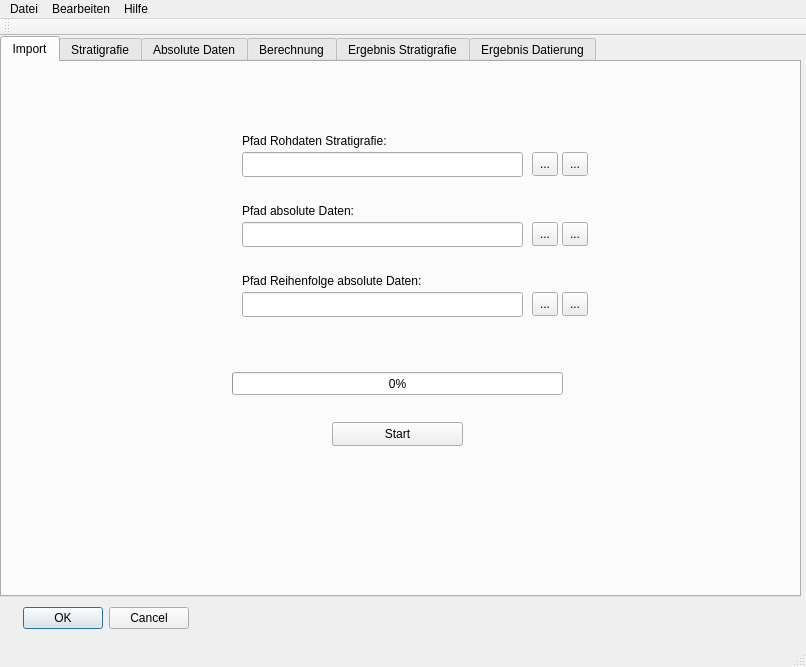
<?xml version="1.0" encoding="UTF-8"?>
<ui version="4.0">
 <class>MainWindow</class>
 <widget class="QMainWindow" name="MainWindow">
  <property name="geometry">
   <rect>
    <x>0</x>
    <y>0</y>
    <width>806</width>
    <height>667</height>
   </rect>
  </property>
  <property name="windowTitle">
   <string>Stratigrafie</string>
  </property>
  <widget class="QWidget" name="centralwidget">
   <widget class="QTabWidget" name="tabWidget">
    <property name="geometry">
     <rect>
      <x>0</x>
      <y>0</y>
      <width>801</width>
      <height>561</height>
     </rect>
    </property>
    <property name="currentIndex">
     <number>0</number>
    </property>
    <widget class="QWidget" name="widget">
     <attribute name="title">
      <string>Import</string>
     </attribute>
     <widget class="QToolButton" name="ausw_dateipfad_abs_daten">
      <property name="geometry">
       <rect>
        <x>530</x>
        <y>160</y>
        <width>26</width>
        <height>24</height>
       </rect>
      </property>
      <property name="toolTip">
       <string>&lt;html&gt;&lt;head/&gt;&lt;body&gt;&lt;p&gt;Select list-file with absolute data&lt;/p&gt;&lt;/body&gt;&lt;/html&gt;</string>
      </property>
      <property name="text">
       <string>...</string>
      </property>
      <property name="icon">
       <iconset theme="document-open">
        <normaloff>.</normaloff>.</iconset>
      </property>
     </widget>
     <widget class="QToolButton" name="tab_pfad_abs_dat_last">
      <property name="geometry">
       <rect>
        <x>560</x>
        <y>160</y>
        <width>26</width>
        <height>24</height>
       </rect>
      </property>
      <property name="toolTip">
       <string>Select file of previous session</string>
      </property>
      <property name="text">
       <string>...</string>
      </property>
      <property name="icon">
       <iconset theme="document-revert">
        <normaloff>.</normaloff>.</iconset>
      </property>
     </widget>
     <widget class="QToolButton" name="tab_pfad_rohdat_last">
      <property name="geometry">
       <rect>
        <x>560</x>
        <y>90</y>
        <width>26</width>
        <height>24</height>
       </rect>
      </property>
      <property name="toolTip">
       <string>&lt;html&gt;&lt;head/&gt;&lt;body&gt;&lt;p&gt;Select file of previous session&lt;/p&gt;&lt;/body&gt;&lt;/html&gt;</string>
      </property>
      <property name="text">
       <string>...</string>
      </property>
      <property name="icon">
       <iconset theme="document-revert">
        <normaloff>.</normaloff>.</iconset>
      </property>
     </widget>
     <widget class="QLineEdit" name="dateipfad_abs_daten">
      <property name="geometry">
       <rect>
        <x>240</x>
        <y>160</y>
        <width>281</width>
        <height>25</height>
       </rect>
      </property>
     </widget>
     <widget class="QLabel" name="label">
      <property name="geometry">
       <rect>
        <x>240</x>
        <y>70</y>
        <width>221</width>
        <height>17</height>
       </rect>
      </property>
      <property name="text">
       <string>Pfad Rohdaten Stratigrafie:</string>
      </property>
     </widget>
     <widget class="QToolButton" name="ausw_dateipfad_rohdaten">
      <property name="geometry">
       <rect>
        <x>530</x>
        <y>90</y>
        <width>26</width>
        <height>24</height>
       </rect>
      </property>
      <property name="toolTip">
       <string>&lt;html&gt;&lt;head/&gt;&lt;body&gt;&lt;p&gt;Select list-file with stratigraphical data&lt;/p&gt;&lt;/body&gt;&lt;/html&gt;</string>
      </property>
      <property name="text">
       <string>...</string>
      </property>
      <property name="icon">
       <iconset theme="document-open">
        <normaloff>.</normaloff>.</iconset>
      </property>
     </widget>
     <widget class="QToolButton" name="ausw_dateipfad_reihenf_abs_daten">
      <property name="geometry">
       <rect>
        <x>530</x>
        <y>230</y>
        <width>26</width>
        <height>24</height>
       </rect>
      </property>
      <property name="toolTip">
       <string>&lt;html&gt;&lt;head/&gt;&lt;body&gt;&lt;p&gt;Select list-file with order of absolute data&lt;/p&gt;&lt;/body&gt;&lt;/html&gt;</string>
      </property>
      <property name="text">
       <string>...</string>
      </property>
      <property name="icon">
       <iconset theme="document-open">
        <normaloff>.</normaloff>.</iconset>
      </property>
     </widget>
     <widget class="QLabel" name="anzeige_arbeitsschritt">
      <property name="geometry">
       <rect>
        <x>370</x>
        <y>290</y>
        <width>191</width>
        <height>20</height>
       </rect>
      </property>
      <property name="text">
       <string/>
      </property>
     </widget>
     <widget class="QLineEdit" name="dateipfad_reihenf_abs_daten">
      <property name="geometry">
       <rect>
        <x>240</x>
        <y>230</y>
        <width>281</width>
        <height>25</height>
       </rect>
      </property>
      <property name="autoFillBackground">
       <bool>false</bool>
      </property>
     </widget>
     <widget class="QLabel" name="label_2">
      <property name="geometry">
       <rect>
        <x>240</x>
        <y>140</y>
        <width>171</width>
        <height>17</height>
       </rect>
      </property>
      <property name="text">
       <string>Pfad absolute Daten:</string>
      </property>
     </widget>
     <widget class="QToolButton" name="tab_pfad_reihenf_last">
      <property name="geometry">
       <rect>
        <x>560</x>
        <y>230</y>
        <width>26</width>
        <height>24</height>
       </rect>
      </property>
      <property name="toolTip">
       <string>Select file of previous session</string>
      </property>
      <property name="text">
       <string>...</string>
      </property>
      <property name="icon">
       <iconset theme="document-revert">
        <normaloff>.</normaloff>.</iconset>
      </property>
     </widget>
     <widget class="QLabel" name="label_3">
      <property name="geometry">
       <rect>
        <x>240</x>
        <y>210</y>
        <width>271</width>
        <height>17</height>
       </rect>
      </property>
      <property name="text">
       <string>Pfad Reihenfolge absolute Daten:</string>
      </property>
     </widget>
     <widget class="QLineEdit" name="dateipfad_rohdaten">
      <property name="geometry">
       <rect>
        <x>240</x>
        <y>90</y>
        <width>281</width>
        <height>25</height>
       </rect>
      </property>
     </widget>
     <widget class="QProgressBar" name="progressBar">
      <property name="geometry">
       <rect>
        <x>230</x>
        <y>310</y>
        <width>331</width>
        <height>23</height>
       </rect>
      </property>
      <property name="value">
       <number>0</number>
      </property>
     </widget>
     <widget class="QToolButton" name="button_start">
      <property name="geometry">
       <rect>
        <x>330</x>
        <y>360</y>
        <width>131</width>
        <height>24</height>
       </rect>
      </property>
      <property name="text">
       <string>Start</string>
      </property>
     </widget>
    </widget>
    <widget class="QWidget" name="tab_2">
     <attribute name="title">
      <string>Stratigrafie</string>
     </attribute>
    </widget>
    <widget class="QWidget" name="tab_3">
     <attribute name="title">
      <string>Absolute Daten</string>
     </attribute>
    </widget>
    <widget class="QWidget" name="tab_4">
     <attribute name="title">
      <string>Berechnung</string>
     </attribute>
    </widget>
    <widget class="QWidget" name="tab_5">
     <attribute name="title">
      <string>Ergebnis Stratigrafie</string>
     </attribute>
    </widget>
    <widget class="QWidget" name="tab_6">
     <attribute name="title">
      <string>Ergebnis Datierung</string>
     </attribute>
    </widget>
   </widget>
   <widget class="QDialogButtonBox" name="abbrechen_ok">
    <property name="geometry">
     <rect>
      <x>0</x>
      <y>570</y>
      <width>189</width>
      <height>25</height>
     </rect>
    </property>
    <property name="orientation">
     <enum>Qt::Horizontal</enum>
    </property>
    <property name="standardButtons">
     <set>QDialogButtonBox::Cancel|QDialogButtonBox::Ok</set>
    </property>
   </widget>
  </widget>
  <widget class="QMenuBar" name="menubar">
   <property name="geometry">
    <rect>
     <x>0</x>
     <y>0</y>
     <width>806</width>
     <height>22</height>
    </rect>
   </property>
   <widget class="QMenu" name="menuDatei">
    <property name="title">
     <string>Datei</string>
    </property>
    <widget class="QMenu" name="menuExport">
     <property name="title">
      <string>Export</string>
     </property>
     <addaction name="actionstratigrafische_Beziehungen"/>
     <addaction name="actionErgebnis_absolute_Daten"/>
    </widget>
    <addaction name="actionProjekt_ffnen_2"/>
    <addaction name="actionProjekt_speichern"/>
    <addaction name="actionLaden"/>
    <addaction name="menuExport"/>
   </widget>
   <widget class="QMenu" name="menuBearbeiten">
    <property name="title">
     <string>Bearbeiten</string>
    </property>
    <addaction name="actionManuelle_Eingabe_Stratigrafie"/>
    <addaction name="actionManuelle_Eingabe_Datierungen"/>
    <addaction name="actionManuelle_Eingabe_Reihenfolge_Datierungen"/>
    <addaction name="actionAusschluss_Beziehungen"/>
    <addaction name="actionProgrammstart_2"/>
   </widget>
   <widget class="QMenu" name="menuHilfe">
    <property name="title">
     <string>Hilfe</string>
    </property>
    <addaction name="actionAnleitung"/>
    <addaction name="action_ber"/>
   </widget>
   <addaction name="menuDatei"/>
   <addaction name="menuBearbeiten"/>
   <addaction name="menuHilfe"/>
  </widget>
  <widget class="QStatusBar" name="statusbar"/>
  <widget class="QToolBar" name="toolBar">
   <property name="windowTitle">
    <string>toolBar</string>
   </property>
   <attribute name="toolBarArea">
    <enum>TopToolBarArea</enum>
   </attribute>
   <attribute name="toolBarBreak">
    <bool>false</bool>
   </attribute>
  </widget>
  <action name="actionLaden">
   <property name="text">
    <string>Datenimport</string>
   </property>
  </action>
  <action name="actionSpeichern">
   <property name="text">
    <string>ProjektSpeichern</string>
   </property>
  </action>
  <action name="actionProgrammstart">
   <property name="text">
    <string>Programmstart</string>
   </property>
  </action>
  <action name="actionProjekt_ffnen">
   <property name="text">
    <string>Projekt Öffnen</string>
   </property>
  </action>
  <action name="actionProjekt_speichern">
   <property name="text">
    <string>Projekt speichern</string>
   </property>
  </action>
  <action name="actionProjekt_ffnen_2">
   <property name="text">
    <string>Projekt öffnen</string>
   </property>
  </action>
  <action name="actionManuelle_Eingabe_Stratigrafie">
   <property name="text">
    <string>Manuelle Eingabe Stratigrafie</string>
   </property>
  </action>
  <action name="actionManuelle_Eingabe_Datierungen">
   <property name="text">
    <string>Manuelle Eingabe Datierungen</string>
   </property>
  </action>
  <action name="actionManuelle_Eingabe_Reihenfolge_Datierungen">
   <property name="text">
    <string>Manuelle Eingabe Reihenfolge Datierungen</string>
   </property>
  </action>
  <action name="actionstratigrafische_Beziehungen">
   <property name="text">
    <string>Ergebnis stratigrafische Beziehungen</string>
   </property>
  </action>
  <action name="actionErgebnis_absolute_Daten">
   <property name="text">
    <string>Ergebnis absolute Daten</string>
   </property>
  </action>
  <action name="actionAusschluss_Beziehungen">
   <property name="text">
    <string>Ausschluss Beziehungen</string>
   </property>
  </action>
  <action name="actionAnleitung">
   <property name="text">
    <string>Anleitung</string>
   </property>
  </action>
  <action name="action_ber">
   <property name="text">
    <string>Über</string>
   </property>
  </action>
  <action name="actionProgrammstart_2">
   <property name="text">
    <string>Programmstart</string>
   </property>
  </action>
 </widget>
 <resources/>
 <connections/>
</ui>
